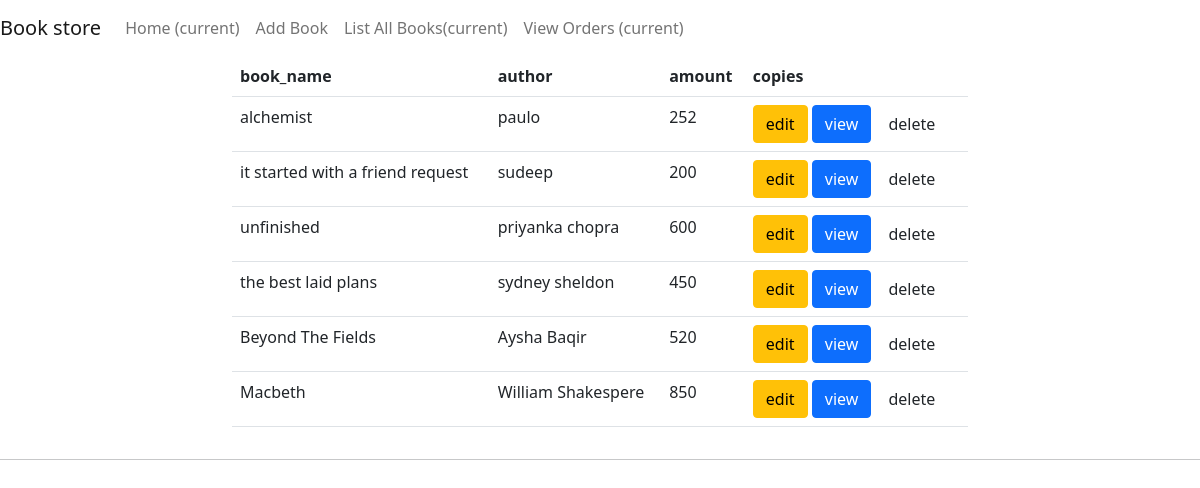
The app's page /books/all, older data.
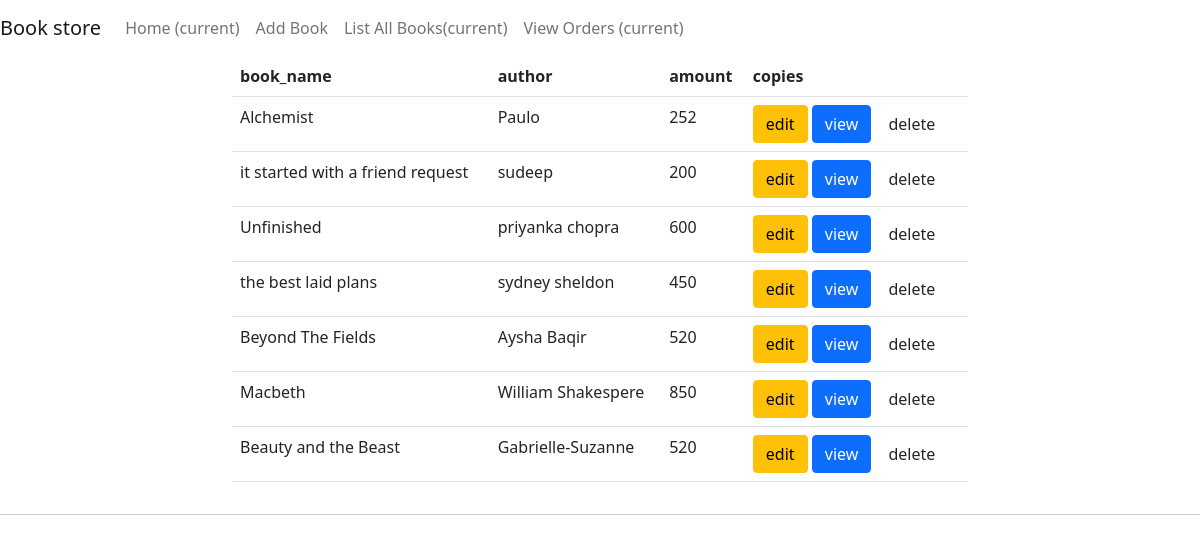
The same page, newer data.
### owner/models.py (models this page shows, shortened)
class Books(models.Model):
    book_name=models.CharField(max_length=120,unique=True)
    author=models.CharField(max_length=80)
    amount=models.PositiveIntegerField()
    copies=models.PositiveIntegerField()
    image=models.ImageField(upload_to="images",null=True)

### owner/views.py (the view)
class BookListView(ListView):
    model=Books
    template_name = "book_list.html"
    context_object_name = "books"

### owner/templates/book_list.html
{%extends 'base.html'%}
{%block body_block%}
<div class="row">
        <div class="col-2"></div>
        <div class="col-8">
            <table class="table">
                <tr>
                    <th>book_name</th>
                    <th>author</th>
                    <th>amount</th>
                    <th>copies</th>
                </tr>
                {%for book in books%}
                <tr>
                <td>{{book.book_name}}</td>
                <td> {{book.author}}</td>
                <td>{{book.amount}}</td>
                    <td>
                    <a href="{%url 'bookedit' book.id%}" class="btn btn-warning">edit</a>
                    <a href="{%url 'bookdetails' book.id%}" class="btn btn-primary">view</a>
                    <a href="{%url 'bookdelete' book.id%}" class="btn btn=primary">delete</a></td>
                {%endfor%}
                 </tr>
            </table>
        </div>
        <div class="col-2"></div>
    </div>
</div>
<hr>
{%endblock%}

Row changes from the older to the newer data that the page shows:
changed Books: book_name "alchemist" → "Alchemist"; author "paulo" → "Paulo"
changed Books "priyanka chopra": book_name "unfinished" → "Unfinished"
added Books: book_name "Beauty and the Beast", author "Gabrielle-Suzanne", amount "520"
